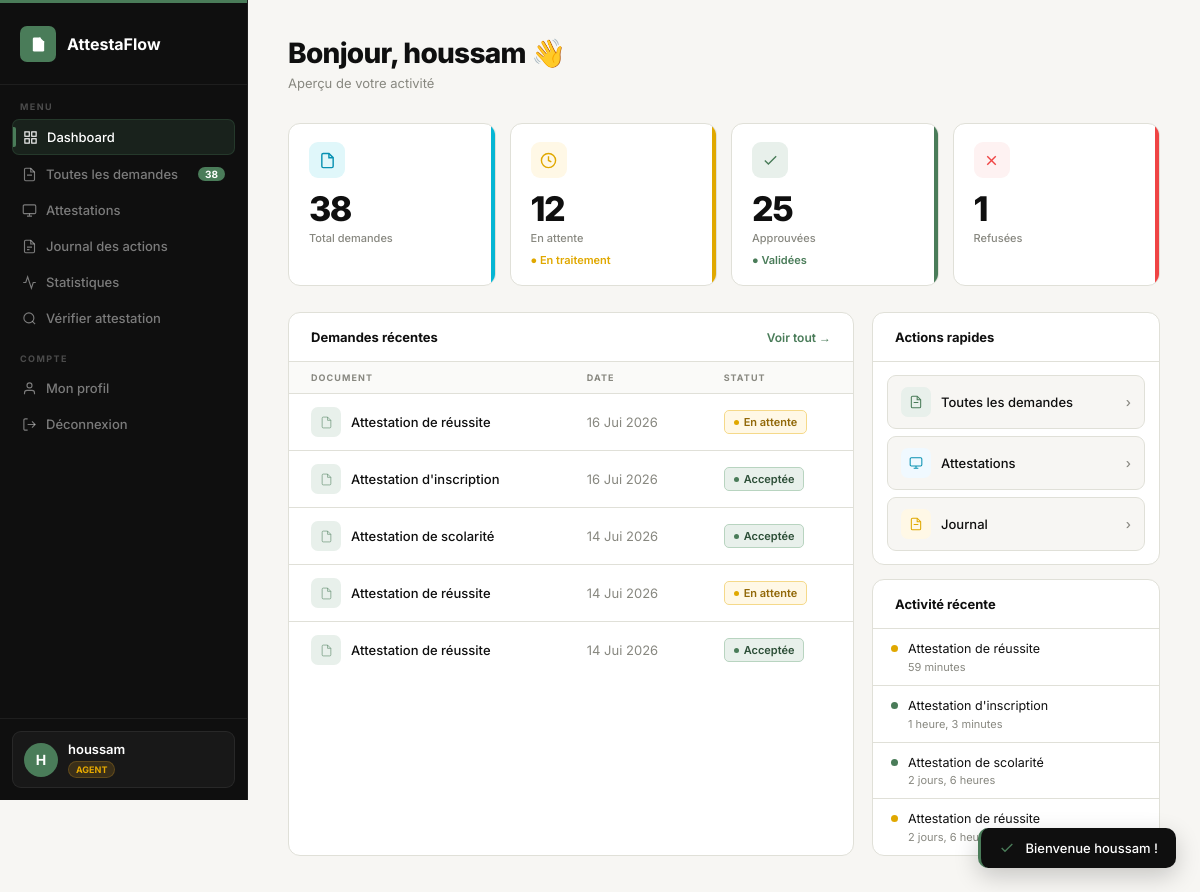
The page /dashboard/ (signed in) on the database its author committed.
### gestion/models.py (models this page shows, shortened)
class Utilisateur(models.Model):
    ROLE_CHOICES = [('beneficiaire','Bénéficiaire'),('agent','Agent Administratif'),('admin','Administrateur')]
    user = models.OneToOneField(User, on_delete=models.CASCADE)
    nom = models.CharField(max_length=100)
    email = models.EmailField()
    mot_de_passe = models.CharField(max_length=255)
    role = models.CharField(max_length=20, choices=ROLE_CHOICES, default='beneficiaire')

class Demande(models.Model):
    STATUT_CHOICES = [('en attente','En attente'),('acceptée','Acceptée'),('refusée','Refusée')]
    type_document = models.CharField(max_length=100, default='Attestation de scolarité')
    statut = models.CharField(max_length=20, choices=STATUT_CHOICES, default='en attente')
    date_soumission = models.DateTimeField(auto_now_add=True)
    utilisateur = models.ForeignKey(Utilisateur, on_delete=models.CASCADE)
    cin = models.CharField(max_length=20, blank=True, default='')
    date_naissance = models.CharField(max_length=20, blank=True, default='')
    lieu_naissance = models.CharField(max_length=100, blank=True, default='')
    filiere = models.CharField(max_length=100, blank=True, default='')
    niveau = models.CharField(max_length=50, blank=True, default='')
    annee_universitaire = models.CharField(max_length=20, blank=True, default='')
    matricule = models.CharField(max_length=50, blank=True, default='')
    motif_refus = models.CharField(max_length=500, blank=True, null=True)

### gestion/views.py (the view)
# urls.py: path('dashboard/', views.dashboard),
def dashboard(request):
    if not request.user.is_authenticated:
        return redirect('/login/')
    try:
        u = Utilisateur.objects.get(user=request.user)
        role = u.role
    except:
        role = "inconnu"
        u = None
    if u and role in ['agent', 'admin']:
        demandes = Demande.objects.all()
    else:
        demandes = Demande.objects.filter(utilisateur=u) if u else Demande.objects.none()
    return render(request, 'dashboard.html', {
        'user': request.user,
        'role': role,
        'demandes_recentes': demandes.order_by('-id')[:5],
        'total_demandes': demandes.count(),
        'en_attente': demandes.filter(statut='en attente').count(),
        'approuvees': demandes.filter(statut='acceptée').count(),
        'refusees': demandes.filter(statut='refusée').count(),
        'demandes_count': demandes.count(),
    })

### gestion/templates/dashboard.html (shortened to what this page needs)
<!DOCTYPE html>
<html lang="fr">
<head>
</head>
<body>
<div class="sidebar">
  <div class="brand"><div class="brand-sq"><svg viewBox="0 0 24 24"><path d="M14 2H6a2 2 0 0 0-2 2v16a2 2 0 0 0 2 2h12a2 2 0 0 0 2-2V8z"/><polyline points="14 2 14 8 20 8" style="fill:none;stroke:white;stroke-width:2"/></svg></div><div class="brand-name">AttestaFlow</div></div>
  <div class="nav">
    <div class="nav-lbl">Menu</div>
    <a href="/dashboard/" class="nav-item active"><svg viewBox="0 0 24 24"><rect x="3" y="3" width="7" height="7"/><rect x="14" y="3" width="7" height="7"/><rect x="3" y="14" width="7" height="7"/><rect x="14" y="14" width="7" height="7"/></svg>Dashboard</a>
    {% if role == 'agent' %}
      <a href="/liste/" class="nav-item"><svg viewBox="0 0 24 24"><path d="M14 2H6a2 2 0 0 0-2 2v16a2 2 0 0 0 2 2h12a2 2 0 0 0 2-2V8z"/><polyline points="14 2 14 8 20 8"/><line x1="16" y1="13" x2="8" y2="13"/></svg>Toutes les demandes<span class="nav-badge">{{ demandes_count }}</span></a>
      <a href="/admin-attestations/" class="nav-item"><svg viewBox="0 0 24 24"><rect x="2" y="3" width="20" height="14" rx="2"/><path d="M8 21h8M12 17v4"/></svg>Attestations</a>
      <a href="/journal/" class="nav-item"><svg viewBox="0 0 24 24"><path d="M14 2H6a2 2 0 0 0-2 2v16a2 2 0 0 0 2 2h12a2 2 0 0 0 2-2V8z"/><polyline points="14 2 14 8 20 8"/><line x1="8" y1="13" x2="16" y2="13"/><line x1="8" y1="17" x2="12" y2="17"/></svg>Journal des actions</a>
      <a href="/admin-stats/" class="nav-item"><svg viewBox="0 0 24 24"><polyline points="22 12 18 12 15 21 9 3 6 12 2 12"/></svg>Statistiques</a>
      <a href="/verifier-page/" class="nav-item"><svg viewBox="0 0 24 24"><circle cx="11" cy="11" r="8"/><line x1="21" y1="21" x2="16.65" y2="16.65"/></svg>Vérifier attestation</a>
    {% endif %}
    <div class="nav-lbl">Compte</div>
    <a href="/profil/" class="nav-item"><svg viewBox="0 0 24 24"><path d="M20 21v-2a4 4 0 0 0-4-4H8a4 4 0 0 0-4 4v2"/><circle cx="12" cy="7" r="4"/></svg>Mon profil</a>
    <a href="/logout/" class="nav-item"><svg viewBox="0 0 24 24"><path d="M9 21H5a2 2 0 0 1-2-2V5a2 2 0 0 1 2-2h4"/><polyline points="16 17 21 12 16 7"/><line x1="21" y1="12" x2="9" y2="12"/></svg>Déconnexion</a>
  </div>
  <div class="sidebar-foot"><div class="user-card"><div class="avatar">{{ user.username|first|upper }}</div><div><div class="uname">{{ user.username }}</div><span class="urole {{ role }}">{{ role }}</span></div></div></div>
</div>
<div class="main">
  <div class="topbar">
    <div><div class="page-h" id="pageTitle">Bonjour, {{ user.username }} 👋</div><div class="page-s">Aperçu de votre activité</div></div>
  </div>
  <div class="stats">
    <div class="stat sc" data-target="{{ total_demandes }}"><div class="stat-ico ic"><svg viewBox="0 0 24 24"><path d="M14 2H6a2 2 0 0 0-2 2v16a2 2 0 0 0 2 2h12a2 2 0 0 0 2-2V8z"/><polyline points="14 2 14 8 20 8"/></svg></div><div class="stat-val counting">0</div><div class="stat-lbl">Total demandes</div></div>
    <div class="stat sw" data-target="{{ en_attente }}"><div class="stat-ico iw"><svg viewBox="0 0 24 24"><circle cx="12" cy="12" r="10"/><polyline points="12 6 12 12 16 14"/></svg></div><div class="stat-val counting">0</div><div class="stat-lbl">En attente</div><div class="stat-tag twarn">● En traitement</div></div>
    <div class="stat sg" data-target="{{ approuvees }}"><div class="stat-ico ig"><svg viewBox="0 0 24 24"><polyline points="20 6 9 17 4 12"/></svg></div><div class="stat-val counting">0</div><div class="stat-lbl">Approuvées</div><div class="stat-tag tup">● Validées</div></div>
    <div class="stat sr" data-target="{{ refusees }}"><div class="stat-ico ir"><svg viewBox="0 0 24 24"><line x1="18" y1="6" x2="6" y2="18"/><line x1="6" y1="6" x2="18" y2="18"/></svg></div><div class="stat-val counting">0</div><div class="stat-lbl">Refusées</div></div>
  </div>
  <div class="content-grid">
    <div class="card">
      <div class="card-head"><div class="card-title">Demandes récentes</div><a href="/liste/" class="card-link">Voir tout →</a></div>
      <table><thead><tr><th>Document</th><th>Date</th><th>Statut</th></tr></thead><tbody>
        {% for d in demandes_recentes %}<tr>
          <td><div class="doc-row"><div class="doc-ico"><svg viewBox="0 0 24 24"><path d="M14 2H6a2 2 0 0 0-2 2v16a2 2 0 0 0 2 2h12a2 2 0 0 0 2-2V8z"/><polyline points="14 2 14 8 20 8"/></svg></div><span class="doc-name">{{ d.type_document }}</span></div></td>
          <td style="color:var(--muted)">{{ d.date_soumission|date:"d M Y" }}</td>
          <td>{% if d.statut == 'en attente' %}<span class="badge b-p"><span class="bdot"></span>En attente</span>{% elif d.statut == 'acceptée' %}<span class="badge b-a"><span class="bdot"></span>Acceptée</span>{% elif d.statut == 'refusée' %}<span class="badge b-r"><span class="bdot"></span>Refusée</span>{% endif %}</td>
        </tr>{% empty %}<tr><td colspan="3" style="text-align:center;padding:36px;color:var(--muted)">Aucune demande</td></tr>{% endfor %}
      </tbody></table>
    </div>
    <div class="rcol">
      <div class="card"><div class="card-head"><div class="card-title">Actions rapides</div></div>
        <div class="qa-wrap">
          {% if role == 'agent' %}
            <a href="/liste/" class="qa-btn"><div class="qa-ico qi1"><svg viewBox="0 0 24 24"><path d="M14 2H6a2 2 0 0 0-2 2v16a2 2 0 0 0 2 2h12a2 2 0 0 0 2-2V8z"/><polyline points="14 2 14 8 20 8"/><line x1="16" y1="13" x2="8" y2="13"/></svg></div><span class="qa-label">Toutes les demandes</span><span class="qa-arr">›</span></a>
            <a href="/admin-attestations/" class="qa-btn"><div class="qa-ico qi2"><svg viewBox="0 0 24 24"><rect x="2" y="3" width="20" height="14" rx="2"/><path d="M8 21h8M12 17v4"/></svg></div><span class="qa-label">Attestations</span><span class="qa-arr">›</span></a>
            <a href="/journal/" class="qa-btn"><div class="qa-ico qi3"><svg viewBox="0 0 24 24"><path d="M14 2H6a2 2 0 0 0-2 2v16a2 2 0 0 0 2 2h12a2 2 0 0 0 2-2V8z"/><polyline points="14 2 14 8 20 8"/><line x1="8" y1="13" x2="16" y2="13"/></svg></div><span class="qa-label">Journal</span><span class="qa-arr">›</span></a>
          {% endif %}
        </div>
      </div>
      <div class="card"><div class="card-head"><div class="card-title">Activité récente</div></div>
        {% for d in demandes_recentes|slice:":4" %}<div class="act-item"><div class="act-dot {% if d.statut == 'acceptée' %}dg{% elif d.statut == 'en attente' %}dw{% else %}dr{% endif %}"></div><div><div class="act-txt">{{ d.type_document }}</div><div class="act-time">{{ d.date_soumission|timesince }}</div></div></div>
        {% empty %}<div style="padding:18px;text-align:center;color:var(--muted);font-size:13px">Aucune activité</div>{% endfor %}
      </div>
    </div>
  </div>
</div>
<div class="toast" id="toast"><svg viewBox="0 0 24 24" stroke-width="2"><polyline points="20 6 9 17 4 12"/></svg><span>Bienvenue {{ user.username }} !</span></div>
</body>
</html>

### rows shown on the page
Utilisateur: role "AGENT"
Demande: type_document "Attestation de réussite", date_soumission "16 Jui 2026", statut "en attente" (drawn), date_soumission "59 minutes"
Demande: type_document "Attestation d'inscription", date_soumission "16 Jui 2026", statut "acceptée" (drawn), date_soumission "1 heure, 3 minutes"
Demande: type_document "Attestation de scolarité", date_soumission "14 Jui 2026", statut "acceptée" (drawn), date_soumission "2 jours, 6 heures"
Demande: type_document "Attestation de réussite", date_soumission "14 Jui 2026", statut "en attente" (drawn), date_soumission "2 jours, 6 heures"
Demande: type_document "Attestation de réussite", date_soumission "14 Jui 2026", statut "acceptée" (drawn)

### other values the page prints
{{ demandes_count }} "38"
{{ user.username|first|upper }} "H"
{{ user.username }} "houssam"
